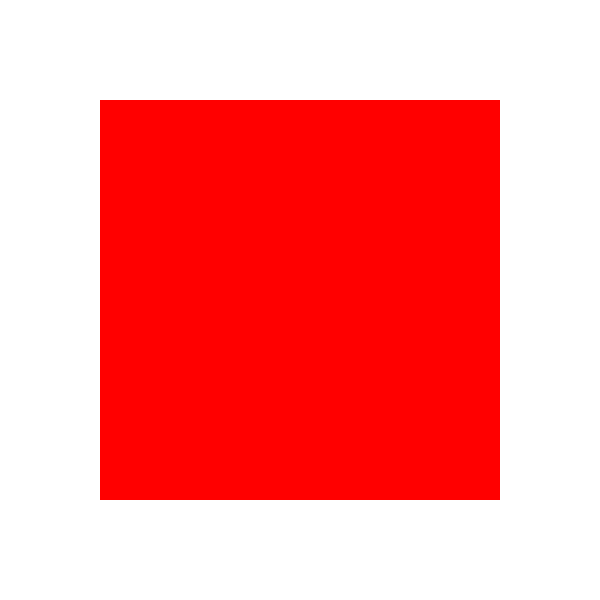
Frame 1 (no input)
Frame 60 (no input): identical to frame 1, image omitted
Frame 120 (the mouse pressed at the canvas centre since frame 60): identical to frame 1, image omitted

The p5.js sketch that drew this single still picture (run headless with seeded random() and noise() and a simulated clock; from frame 60 on, the mouse is pressed at the canvas centre):

// p5.js sketch
// ── sketch.js
let x = 100
let y = 100

function setup() {
    frameRate(30);
    createCanvas(600, 600)
    noStroke();
    

}
function draw() {
    background(255)
    fill(255, 0, 0)
    rect(x, y, 400)
}
function keyPressed() {
    if (key === 'a') {
        x -= 10 }
    else if (key === 'd') {
        x += 10
    }
    else if (key === 'w') {
        y -= 10
    }
    else if (key === 's') {
        y += 10
    }
}
